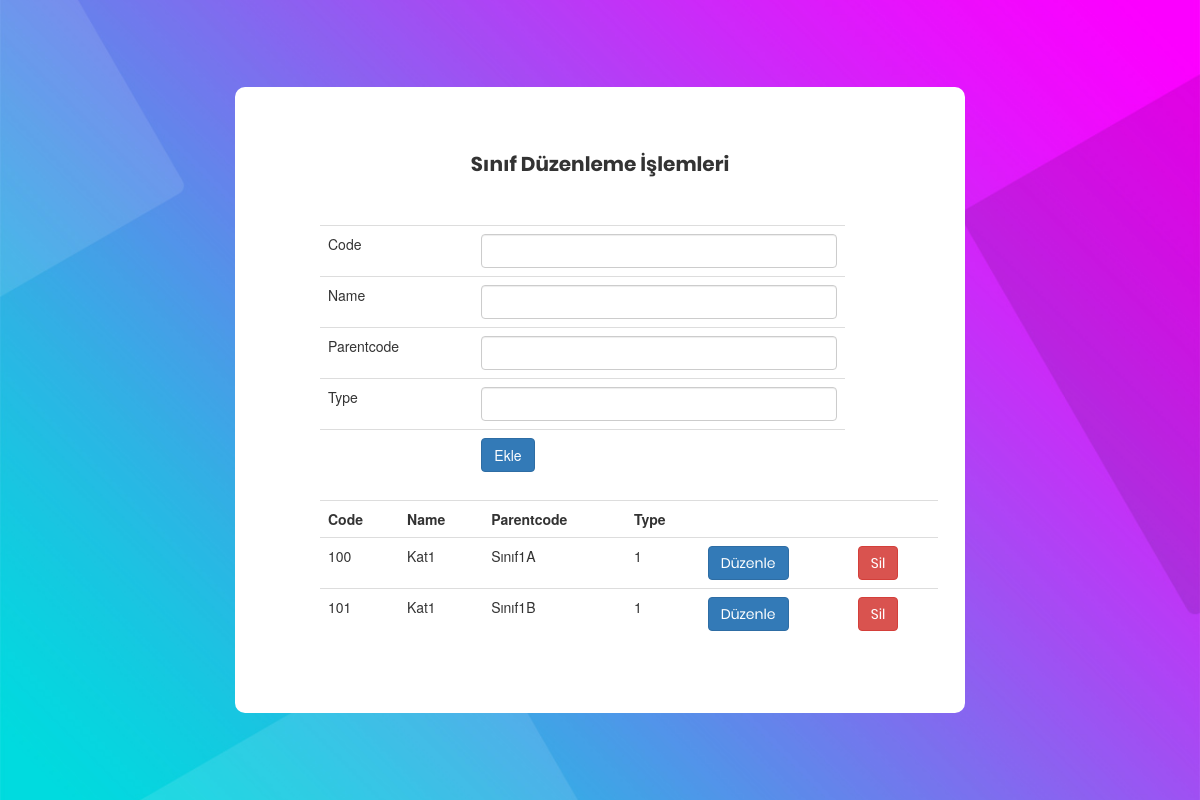
Screenshot of /classroom_process.php (signed in) with the database file from the repository.
### tables this page shows
CREATE TABLE IF NOT EXISTS `classroom` (
  `id` int(11) NOT NULL,
  `code` varchar(255) NOT NULL,
  `name` varchar(255) NOT NULL,
  `parentcode` varchar(255) NOT NULL,
  `type` int(11) NOT NULL,
  PRIMARY KEY (`id`)
);

### classroom_process.php (the view, shortened to what this page needs)
 <!DOCTYPE html>
<?php
include("db.php");
?>
<html lang="en">
<head>
	<link rel="stylesheet" type="text/css" href="vendor/bootstrap/css/bootstrap.min.css">
	<link rel="stylesheet" type="text/css" href="fonts/font-awesome-4.7.0/css/font-awesome.min.css">
	<link rel="stylesheet" type="text/css" href="fonts/iconic/css/material-design-iconic-font.min.css">
	<link rel="stylesheet" type="text/css" href="vendor/animate/animate.css">
	<link rel="stylesheet" type="text/css" href="vendor/css-hamburgers/hamburgers.min.css">
	<link rel="stylesheet" type="text/css" href="vendor/animsition/css/animsition.min.css">
	<link rel="stylesheet" type="text/css" href="vendor/select2/select2.min.css">
	<link rel="stylesheet" type="text/css" href="vendor/daterangepicker/daterangepicker.css">
	<link rel="stylesheet" type="text/css" href="css/util.css">
	<link rel="stylesheet" type="text/css" href="css/main.css">
<link rel="stylesheet" href="https://maxcdn.bootstrapcdn.com/font-awesome/4.7.0/css/font-awesome.min.css">
<link rel="stylesheet" href="https://maxcdn.bootstrapcdn.com/bootstrap/3.3.7/css/bootstrap.min.css">
</head>
<body>
	<div class="limiter">
		<div class="container-login100" style="background-image: url('images/bg-01.jpg');">
			<div style="width: 730px;" class="wrap-login100 p-l-55 p-r-55 p-t-65 p-b-54">
					<span style="font-size: 20px;" class="login100-form-title p-b-49">
						Sınıf Düzenleme İşlemleri
					</span>
				<div class="container">
							<div class="col-md-6">
							<form action="" method="post">
								<table class="table">
									<tr>
										<td>Code</td>
										<td><input type="text" name="code" class="form-control" ></td>
									</tr>
									<tr>
										<td>Name</td>
										<td><input type="text" name="name" class="form-control" ></td>
									</tr>
									<tr>
										<td>Parentcode</td>
										<td><input type="text" name="parentcode" class="form-control" ></td>
									</tr>
									<tr>
										<td>Type</td>
										<td><input type="text" name="type" class="form-control" ></td>
									</tr>
									<tr>
										<td></td>
										<td><input class="btn btn-primary"  type="submit" value="Ekle"></td>
									</tr>
								</table>
							</form>
							</div>
							<div class="col-md-7">
							<table class="table">
								<tr>
									<th>Code</th>
									<th>Name</th>
									<th>Parentcode</th>
									<th>Type</th>
									<th></th>
									<th></th>
								</tr>
							<?php
							$sorgu = $con->query("SELECT * FROM classroom");
							while ($sonuc = $sorgu->fetch_assoc()) {
							$id = $sonuc['id'];
							$code = $sonuc['code'];
							$name = $sonuc['name'];
							$parentcode = $sonuc['parentcode'];
							$type = $sonuc['type'];
							?>
								<tr>
									<td><?php echo $code; ?></td>
									<td><?php echo $name; ?></td>
									<td><?php echo $parentcode; ?></td>
									<td><?php echo $type; ?></td>
									<td><a href="classroom_duzenle.php?id=<?php echo $id; ?>"  class="btn btn-primary">Düzenle</a></td>
									<td><a href="classroom_sil.php?id=<?php echo $id; ?>"  class="btn btn-danger">Sil</a></td>
								</tr>
							<?php }  ?>
							</table>
							</div>
</div>
</div>
		</div>
	</div>
</body>
</html>

### css/main.css (style rules this page uses)
* { margin: 0px; padding: 0px; box-sizing: border-box; }
body, html { height: 100%; font-family: Poppins-Regular, sans-serif; }
a { font-family: Poppins-Regular; font-size: 14px; line-height: 1.7; color: #666666; margin: 0px; transition: all 0.4s; -webkit-transition: all 0.4s; -o-transition: all 0.4s; -moz-transition: all 0.4s; }
input { outline: none; border: none; }
.limiter { width: 100%; margin: 0 auto; }
.container-login100 { width: 100%; min-height: 100vh; display: -webkit-box; display: -webkit-flex; display: -moz-box; display: -ms-flexbox; display: flex; flex-wrap: wrap; justify-content: center; align-items: center; padding: 15px; background-repeat: no-repeat; background-position: center; background-size: cover; }
.wrap-login100 { width: 500px; background: #fff; border-radius: 10px; overflow: hidden; }
.login100-form-title { display: block; font-family: Poppins-Bold; font-size: 39px; color: #333333; line-height: 1.2; text-align: center; }

### rows the page displays
classroom: code "100", name "Kat1", parentcode "Sınıf1A", type "1"
classroom: code "101", name "Kat1", parentcode "Sınıf1B", type "1"
